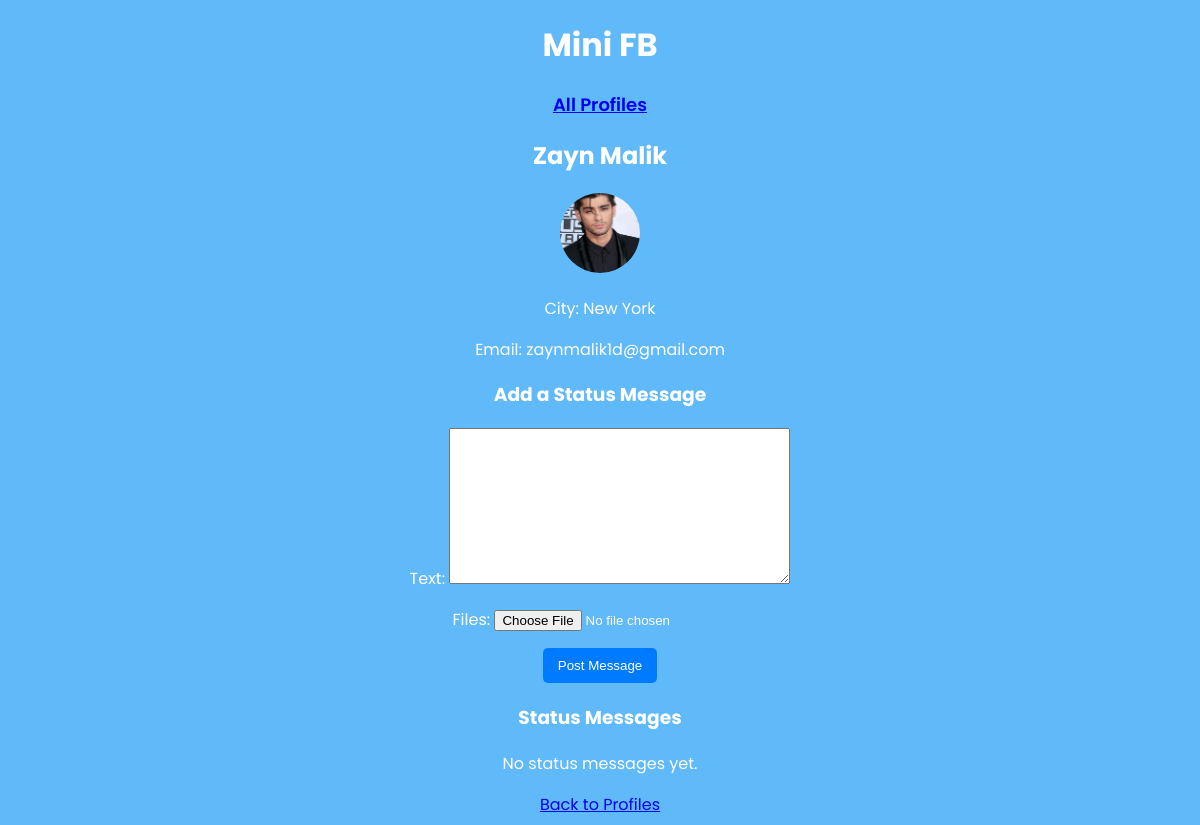
Screenshot of /mini_fb/profile/2/ with the database file from the repository.
### mini_fb/models.py (models this page shows, shortened)
class Profile(models.Model):
    first_name = models.CharField(max_length=50, blank=False)
    last_name = models.CharField(max_length=50, blank=False)
    city = models.CharField(max_length=100, blank=True)
    email = models.EmailField(unique=True)
    image_file = models.ImageField(blank=True)

### mini_fb/views.py (the view, shortened to what this page needs)
# urls.py: path("profile/<int:pk>/", ShowProfilePageView.as_view(), name="show_profile"), #route to display individual profile pages
class ShowProfilePageView(DetailView):
    model = Profile
    template_name = "mini_fb/show_profile.html"
    context_object_name = "profile"
    def get_context_data(self, **kwargs):
        context = super().get_context_data(**kwargs)
        context["status_messages"] = self.object.statusmessage_set.all()  # Corrected to use related_name
        context["form"] = CreateStatusMessageForm()  # Pass the form to the template
        return context

### mini_fb/forms.py
class CreateStatusMessageForm(forms.ModelForm):
    class Meta:
        model = StatusMessage
        fields = ['text']
    files = forms.FileField(required=False)

### mini_fb/templates/mini_fb/show_profile.html (shortened to what this page needs)
{% extends "mini_fb/base.html" %}
{% block content %}
<h2>{{ profile.first_name }} {{ profile.last_name }}</h2>
{% if profile.image_file %}
    <img src="{{ profile.image_file.url }}" alt="{{ profile.first_name }}'s Profile Picture" width="150" height="150">
{% else %}
    <p>No profile picture available.</p>
{% endif %}
<p>City: {{ profile.city }}</p>
<p>Email: {{ profile.email }}</p>
<h3>Add a Status Message</h3>
<form method="post" enctype="multipart/form-data" style="margin-bottom: 20px;">
    {{ form.as_p }}
    <button type="submit" style="background-color: #007bff; color: white; border: none; padding: 10px 15px; border-radius: 5px; cursor: pointer;">
        Post Message
    </button>
</form>
<h3>Status Messages</h3>
{% if status_messages %}
    <ul style="list-style-type: none; padding: 0;">
        {% for status in status_messages %}
            <li>
                <p style="font-size: 18px; margin: 0;">"{{ status.text }}"</p>
                <small>{{ status.created_at|date:"F j, Y, g:i a" }}</small>
                {% if status.statusimage_set.all %}
                    <div>
                        {% for status_image in status.statusimage_set.all %}
                            <img src="{{ status_image.image.image_file.url }}" alt="Status Image" width="200">
                        {% endfor %}
                    </div>
                {% else %}
                    <p>No images attached.</p>
                {% endif %}
            </li>
        {% endfor %}
    </ul>
{% else %}
    <p>No status messages yet.</p>
{% endif %}
<a href="{% url 'show_all_profiles' %}">Back to Profiles</a>
{% endblock %}

### static/css/styles-minifb.css (style rules this page uses)
body { font-family: 'Poppins', sans-serif; background-color: #60b9f9; color: white; text-align: center; }
h1, h2 { font-weight: 700; }
img { border-radius: 50%; width: 80px; height: 80px; object-fit: cover; }

### rows the page displays
Profile: first_name "Zayn", last_name "Malik", image_file (picture), city "New York", email "zaynmalik1d@gmail.com"
